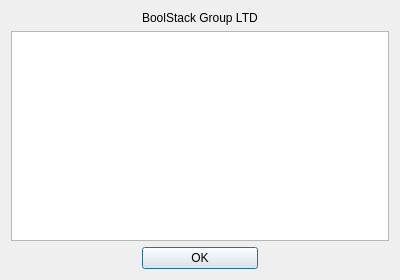
<?xml version="1.0" encoding="UTF-8"?>
<ui version="4.0">
 <class>About</class>
 <widget class="QDialog" name="About">
  <property name="geometry">
   <rect>
    <x>0</x>
    <y>0</y>
    <width>400</width>
    <height>280</height>
   </rect>
  </property>
  <property name="windowTitle">
   <string>Dialog</string>
  </property>
  <layout class="QGridLayout" name="gridLayout">
   <item row="1" column="0" colspan="3">
    <widget class="QTextBrowser" name="textBrowser"/>
   </item>
   <item row="2" column="1">
    <widget class="QPushButton" name="pushButton">
     <property name="text">
      <string>OK</string>
     </property>
    </widget>
   </item>
   <item row="2" column="2">
    <spacer name="horizontalSpacer_2">
     <property name="orientation">
      <enum>Qt::Horizontal</enum>
     </property>
     <property name="sizeHint" stdset="0">
      <size>
       <width>40</width>
       <height>20</height>
      </size>
     </property>
    </spacer>
   </item>
   <item row="2" column="0">
    <spacer name="horizontalSpacer">
     <property name="orientation">
      <enum>Qt::Horizontal</enum>
     </property>
     <property name="sizeHint" stdset="0">
      <size>
       <width>40</width>
       <height>20</height>
      </size>
     </property>
    </spacer>
   </item>
   <item row="0" column="1">
    <widget class="QLabel" name="label">
     <property name="text">
      <string>BoolStack Group LTD</string>
     </property>
    </widget>
   </item>
  </layout>
 </widget>
 <resources/>
 <connections/>
</ui>
